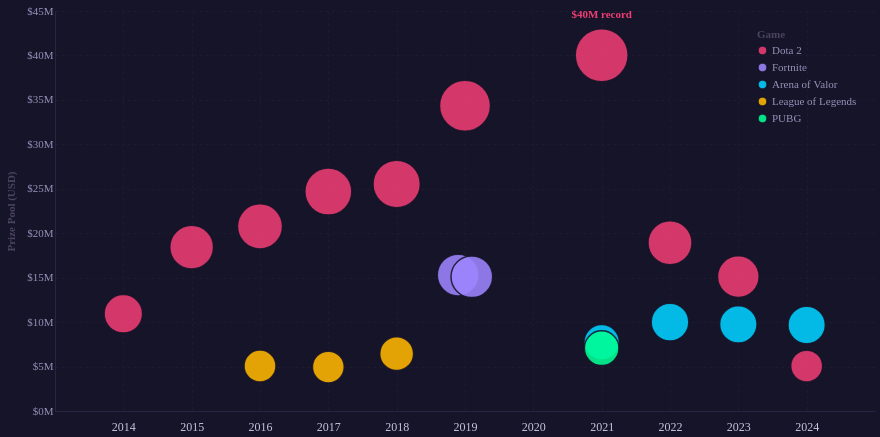

Express this chart as Vega-Lite.
### Vega-Lite specification from a JSON file in a GitHub repository (floating-point values rounded to 4 significant figures)
{"$schema": "https://vega.github.io/schema/vega-lite/v6.json", "width": 820, "height": 400, "background": "#161428", "data": {"values": [{"Rank": 1, "Tournament": "The International 2021", "Year": 2021, "YearNum": 2021, "PrizePool": 40018400, "Game": "Dota 2"}, {"Rank": 2, "Tournament": "The International 2019", "Year": 2019, "YearNum": 2019, "PrizePool": 34330069, "Game": "Dota 2"}, {"Rank": 3, "Tournament": "The International 2018", "Year": 2018, "YearNum": 2018, "PrizePool": 25532177, "Game": "Dota 2"}, {"Rank": 4, "Tournament": "The International 2017", "Year": 2017, "YearNum": 2017, "PrizePool": 24687919, "Game": "Dota 2"}, {"Rank": 5, "Tournament": "The International 2016", "Year": 2016, "YearNum": 2016, "PrizePool": 20770460, "Game": "Dota 2"}, {"Rank": 6, "Tournament": "The International 2022", "Year": 2022, "YearNum": 2022, "PrizePool": 18930256, "Game": "Dota 2"}, {"Rank": 7, "Tournament": "The International 2015", "Year": 2015, "YearNum": 2015, "PrizePool": 18429613, "Game": "Dota 2"}, {"Rank": 8, "Tournament": "Fortnite World Cup 2019 – Solo", "Year": 2019, "YearNum": 2019.0, "PrizePool": 15287500, "Game": "Fortnite"}, {"Rank": 9, "Tournament": "Riyadh Masters 2023", "Year": 2023, "YearNum": 2023, "PrizePool": 15120000, "Game": "Dota 2"}, {"Rank": 10, "Tournament": "Fortnite World Cup 2019 – Duo", "Year": 2019, "YearNum": 2019.0, "PrizePool": 15100000, "Game": "Fortnite"}, {"Rank": 11, "Tournament": "The International 2014", "Year": 2014, "YearNum": 2014, "PrizePool": 10931103, "Game": "Dota 2"}, {"Rank": 12, "Tournament": "Honor of Kings Intl. Championship 2022", "Year": 2022, "YearNum": 2022, "PrizePool": 10000000, "Game": "Arena of Valor"}, {"Rank": 13, "Tournament": "Honor of Kings Intl. Championship 2023", "Year": 2023, "YearNum": 2023, "PrizePool": 9747685, "Game": "Arena of Valor"}, {"Rank": 14, "Tournament": "King Pro League Grand Finals 2024", "Year": 2024, "YearNum": 2024, "PrizePool": 9678529, "Game": "Arena of Valor"}, {"Rank": 15, "Tournament": "Honor of Kings World Champion Cup 2021", "Year": 2021, "YearNum": 2021, "PrizePool": 7742070, "Game": "Arena of Valor"}, {"Rank": 16, "Tournament": "PGI.S 2021 Main Event", "Year": 2021, "YearNum": 2021, "PrizePool": 7068071, "Game": "PUBG"}, {"Rank": 17, "Tournament": "LoL World Championship 2018", "Year": 2018, "YearNum": 2018, "PrizePool": 6450000, "Game": "League of Legends"}, {"Rank": 18, "Tournament": "LoL World Championship 2016", "Year": 2016, "YearNum": 2016, "PrizePool": 5070000, "Game": "League of Legends"}, {"Rank": 19, "Tournament": "Riyadh Masters 2024", "Year": 2024, "YearNum": 2024, "PrizePool": 5050000, "Game": "Dota 2"}, {"Rank": 20, "Tournament": "LoL World Championship 2017", "Year": 2017, "YearNum": 2017, "PrizePool": 4946969, "Game": "League of Legends"}]}, "layer": [{"mark": {"type": "circle", "opacity": 0.88, "stroke": "#161428", "strokeWidth": 1.5}, "encoding": {"x": {"field": "YearNum", "type": "quantitative", "scale": {"domain": [2014.0, 2024.0]}, "axis": {"values": [2014, 2015, 2016, 2017, 2018, 2019, 2020, 2021, 2022, 2023, 2024], "format": "d", "labelColor": "#c8c4e0", "labelFontSize": 12, "labelFont": "Outfit", "ticks": false, "domainColor": "#2a2444", "gridColor": "#1e1a30", "gridDash": [3, 3], "title": null, "labelPadding": 10}}, "y": {"field": "PrizePool", "type": "quantitative", "axis": {"labelColor": "#9991bb", "labelFontSize": 11, "labelFont": "Outfit", "format": "$~s", "ticks": false, "domainColor": "#2a2444", "gridColor": "#1e1a30", "gridDash": [3, 3], "title": "Prize Pool (USD)", "titleColor": "#4a4460", "titleFontSize": 11, "titleFont": "Outfit", "titlePadding": 10}}, "size": {"field": "PrizePool", "type": "quantitative", "scale": {"type": "sqrt", "range": [40, 2800]}, "legend": null}, "color": {"field": "Game", "type": "nominal", "scale": {"domain": ["Dota 2", "Fortnite", "Arena of Valor", "League of Legends", "PUBG"], "range": ["#ee3e75", "#9e86ff", "#00d1ff", "#ffb800", "#00ff94"]}, "legend": {"title": "Game", "titleColor": "#4a4460", "titleFontSize": 11, "titleFont": "Outfit", "labelColor": "#9991bb", "labelFontSize": 11, "labelFont": "Outfit", "orient": "top-right", "symbolSize": 80}}, "tooltip": [{"field": "Rank", "title": "Overall Rank"}, {"field": "Tournament", "title": "Tournament"}, {"field": "Game", "title": "Game"}, {"field": "Year", "title": "Year"}, {"field": "PrizePool", "title": "Prize Pool", "format": "$,.0f"}]}}, {"transform": [{"filter": "datum.Rank === 1"}], "mark": {"type": "text", "align": "center", "dy": -40, "fontSize": 11, "fontWeight": 600, "font": "Outfit"}, "encoding": {"x": {"field": "YearNum", "type": "quantitative"}, "y": {"field": "PrizePool", "type": "quantitative"}, "text": {"value": "$40M record"}, "color": {"value": "#ee3e75"}}}], "config": {"view": {"stroke": "transparent"}}}
